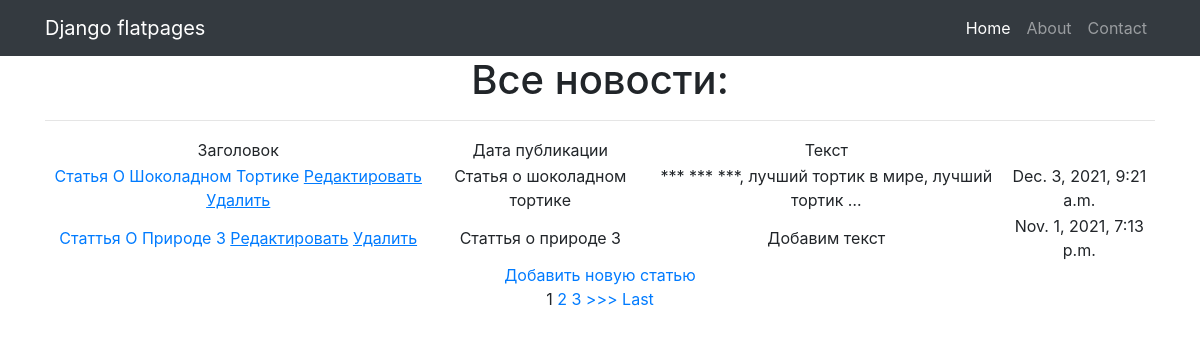
Page /news/ on the committed database.
### news/models.py (models this page shows, shortened)
class Post(models.Model):
    NEWS = 'NW'
    ARTICLE = 'AR'
    CATEGORY_CHOICES = (
        (NEWS, 'Нвовсть'),
        (ARTICLE, 'Статья')
    )
    category_type = models.CharField(max_length=2, choices=CATEGORY_CHOICES, default=ARTICLE)
    time_creation = models.DateTimeField(auto_now_add=True) # автоматичиски запоминает время создания
    title = models.CharField(max_length=256, verbose_name= 'заглавие') #обезательный аргумент в CharField (обозначает макс количество символов, имя в админке
    text = models.TextField(blank=True, editable=True) #blank - позволяет оставить поле пустым, editable - в дефолте True если False запрещает изменять значение в админке
    rating = models.SmallIntegerField(default=0)
    author_relation = models.ForeignKey(Author, on_delete=models.CASCADE)
    post_category_relation = models.ManyToManyField(Category, through='PostCategory')
    class Meta: # Класс дозволяє в адмінці прописати назви моделей в однині і в множині
        verbose_name = 'Пост'
        verbose_name_plural = 'Посты'
    def __str__(self): # функція виводить замість model.object(1) назву обєкта
        return self.title

### news/views.py (the view, shortened to what this page needs)
# urls.py: path('', NewsList.as_view()),
class NewsList(ListView):
    model = Post
    template_name = 'news.html'
    context_object_name = 'news'
    queryset = Post.objects.order_by('-id')
    paginate_by = 2
    form_class = NewsForm
    def get_context_data(self, **kwargs):
        context = super().get_context_data(**kwargs)
        context['filter'] = PostFilter(self.request.GET, queryset=self.get_queryset())
        context['categories'] = Category.objects.all()
        context['form'] = NewsForm()
        return context

### news/templatetags/custom_filters.py (called while the page is built)
@register.filter(name='censor')
def censor(value):
    text = value.split()
    for word in text:
        if word.lower() in CENSOR_LIST:
            value = value.replace(word, '***')
    return value

### template/news.html (shortened to what this page needs)
{% extends 'default.html' %}
{% load custom_filters %}
{% block content %}
    <h1>Все новости:</h1>
    <hr>
        <table>
            <tr>
                <td>
                    Заголовок
                </td>
                <td>
                    Дата публикации
                </td>
                <td>
                    Текст
                </td>
            </tr>
        {% for n in news %}
            <tr>
                <td>
            <a href="{% url 'news_detail' n.id %}">{{ n|title }}</a>
                    <a href="{% url 'news_update' n.id %}"><u>Редактировать</u></a>
                     <a href="{% url 'news_delete' n.id %}"><u> Удалить </u></a>
                </td>
                <td>
                    {{ n.title }}
                </td>
                <td>
                    {{ n.text | censor |truncatechars:50}}
                </td>
                <td>
                    {{ n.time_creation }}
                </td>
            </tr>
        {% endfor %}
        </table>
<a href="{% url 'news_create' %}">Добавить новую статью</a> <br>
{% if is_paginated %}
    {% for num in page_obj.paginator.page_range %}
        {% if page_obj.number == num %}
            <a>{{ num }}</a>
        {% elif num > page_obj.number|add:'-3' and num < page_obj.number|add:'3' %}
            <a href="?page={{ num }}">{{ num }}</a>
        {% endif %}
    {% endfor %}
{% if page_obj.has_next %}
        <a href="?page={{ page_obj.next_page_number }}">>>></a>
        <a href="?page={{ page_obj.paginator.num_pages }}">Last</a>
    {% endif %}
{% endif %}
{% endblock content %}

### rows in the picture
Post: title "Статья О Шоколадном Тортике", title "Статья о шоколадном тортике", text|censor "*** *** ***, лучший тортик в мире, лучший тортик …", time_creation "Dec. 3, 2021, 9:21 a.m."
Post: title "Статтья О Природе 3", title "Статтья о природе 3", text|censor "Добавим текст", time_creation "Nov. 1, 2021, 7:13 p.m."

### other values in the picture
{{ num }} "1"
{{ num }} "2" "3"
